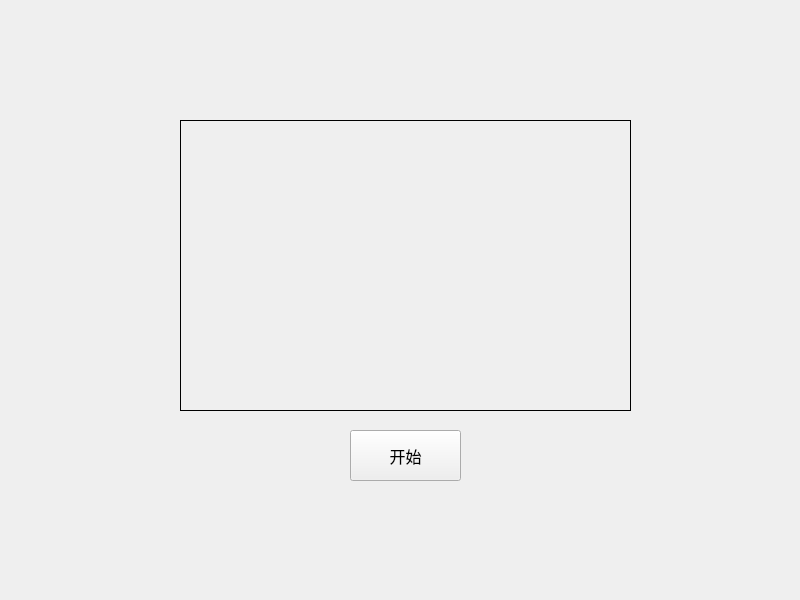
<?xml version="1.0" encoding="UTF-8"?>
<ui version="4.0">
 <class>Widget</class>
 <widget class="QWidget" name="Widget">
  <property name="geometry">
   <rect>
    <x>0</x>
    <y>0</y>
    <width>800</width>
    <height>600</height>
   </rect>
  </property>
  <property name="windowTitle">
   <string>Widget</string>
  </property>
  <widget class="QLabel" name="label">
   <property name="geometry">
    <rect>
     <x>180</x>
     <y>120</y>
     <width>451</width>
     <height>291</height>
    </rect>
   </property>
   <property name="font">
    <font>
     <family>Arial</family>
     <pointsize>18</pointsize>
    </font>
   </property>
   <property name="frameShape">
    <enum>QFrame::Box</enum>
   </property>
   <property name="text">
    <string/>
   </property>
  </widget>
  <widget class="QPushButton" name="pushButton">
   <property name="geometry">
    <rect>
     <x>350</x>
     <y>430</y>
     <width>111</width>
     <height>51</height>
    </rect>
   </property>
   <property name="font">
    <font>
     <family>Arial</family>
     <pointsize>12</pointsize>
    </font>
   </property>
   <property name="text">
    <string>开始</string>
   </property>
  </widget>
 </widget>
 <resources/>
 <connections/>
</ui>
